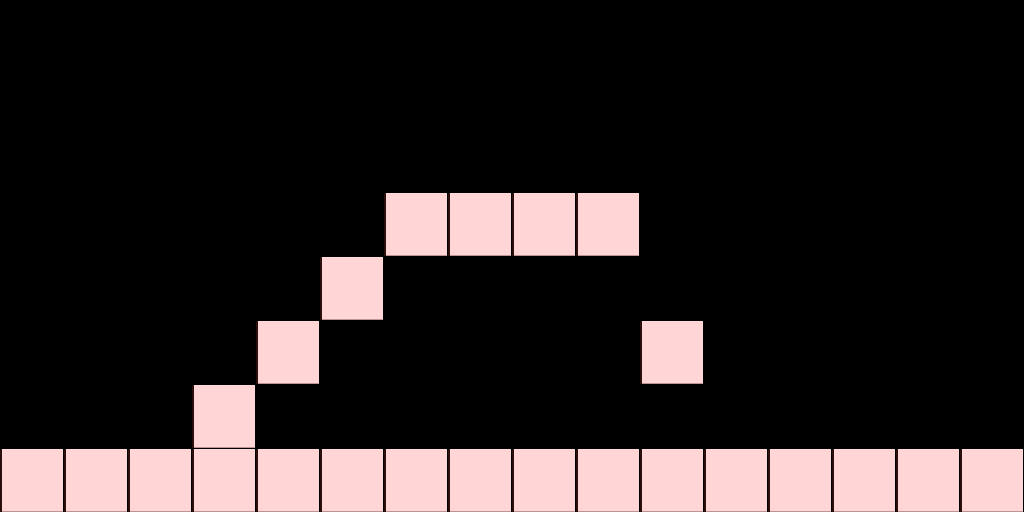

Tiled map render using the project's own tile images. Description and the whole map definition, tile-layer contents included, below:
An orthogonal 16x8 tile map with 64x64 px tiles, 2 tile layers (image, collision), 2 tilesets and 2 objects (player, goal).

<map version="1.0" orientation="orthogonal" width="16" height="8" tilewidth="64" tileheight="64">
 <tileset firstgid="1" name="earth" tilewidth="63" tileheight="63">
  <image source="../img/map/earth.png" trans="ff00ff" width="63" height="66" />
 </tileset>
 <tileset firstgid="2" name="meta" tilewidth="63" tileheight="63">
  <image source="../img/map/meta.png" trans="ff00ff" width="128" height="64" />
 </tileset>
 <layer name="image" width="16" height="8">
  <data encoding="csv">
0,0,0,0,0,0,0,0,0,0,0,0,0,0,0,0,
0,0,0,0,0,0,0,0,0,0,0,0,0,0,0,0,
0,0,0,0,0,0,0,0,0,0,0,0,0,0,0,0,
0,0,0,0,0,0,1,1,1,1,0,0,0,0,0,0,
0,0,0,0,0,1,0,0,0,0,0,0,0,0,0,0,
0,0,0,0,1,0,0,0,0,0,1,0,0,0,0,0,
0,0,0,1,0,0,0,0,0,0,0,0,0,0,0,0,
1,1,1,1,1,1,1,1,1,1,1,1,1,1,1,1
</data>
 </layer>
 <layer name="collision" width="16" height="8">
  <data encoding="csv">
0,0,0,0,0,0,0,0,0,0,0,0,0,0,0,0,
0,0,0,0,0,0,0,0,0,0,0,0,0,0,0,0,
0,0,0,0,0,0,0,0,0,0,0,0,0,0,0,0,
0,0,0,0,0,0,3,3,3,3,0,0,0,0,0,0,
0,0,0,0,0,3,0,0,0,0,0,0,0,0,0,0,
0,0,0,0,3,0,0,0,0,0,3,0,0,0,0,0,
0,0,0,3,0,0,0,0,0,0,0,0,0,0,0,0,
3,3,3,3,3,3,3,3,3,3,3,3,3,3,3,3
</data>
 </layer>
 <objectgroup name="object" width="16" height="8">
  <object name="player" x="64" y="384" width="64" height="64" />
  <object name="goal" x="448" y="384" width="64" height="64" />
 </objectgroup>
</map>